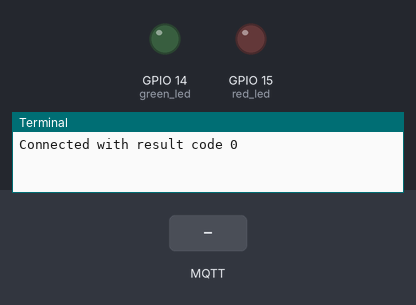
The program below on a simulated Raspberry Pi (BCM pin numbers). Parts: output pins drawn as LEDs (lit = HIGH), the last lines printed to the terminal. Inputs (shaded band) come from the test bench. No MQTT or app messages arrive unless stated.

Above: at 1.2 s.
1.3 s: MQTT message "on" arrives on the first subscribed topic
At 1.6 s:
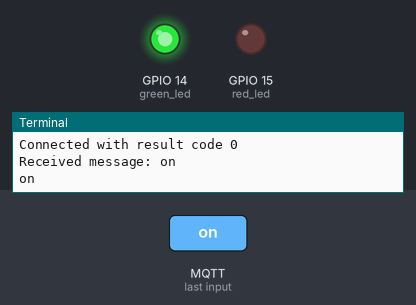
2.8 s: MQTT message "off" arrives on the first subscribed topic
At 4.0 s:
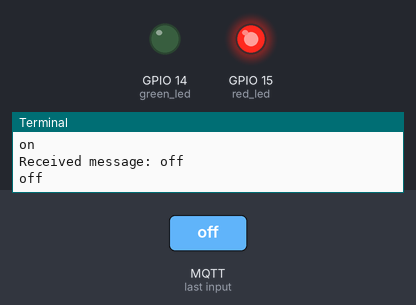
4.3 s: MQTT message "1" arrives on the first subscribed topic
At 5.1 s:
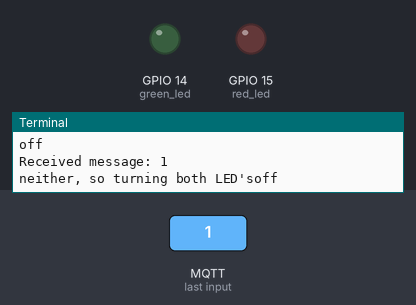
Timing chart, 0 to 7.3 s (numbered marks = the images above; inputs shaded):
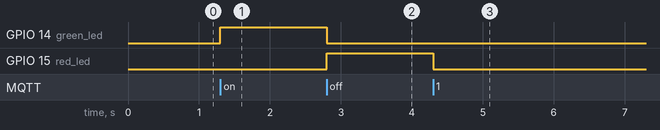

Measured:
- after the input at 1.3 s, GPIO 14 (green_led): LOW → HIGH at once
- after the input at 2.8 s, GPIO 14 (green_led): HIGH → LOW at once; GPIO 15 (red_led): LOW → HIGH at once
- after the input at 4.3 s, GPIO 15 (red_led): HIGH → LOW at once

The program:

mqtt_client.py
```python
import paho.mqtt.client as mqtt
from gpiozero import LED
from time import sleep
import RPi.GPIO as GPIO

green_led = LED(14)
red_led = LED(15)
ledOn = True
run = True

def update_pins():
    print("ledOn: " + ledOn)
    if ledOn == True:
        GPIO.output(14, GPIO.HIGH)
    else:
        GPIO.output(14, GPIO.LOW)

# The callback for when the client receives a CONNACK response from the server.
def on_connect(client, userdata, flags, rc):
    print("Connected with result code " + str(rc))

    # Subscribing in on_connect() means that if we lose the connection and
    # reconnect then subscriptions will be renewed.
    client.subscribe("testChannel/topic")

# The callback for when a PUBLISH message is received from the server.
def on_message(client, userdata, msg):
    # print("onmessage called")
    messageReceived = ""
    if "False" not in str(msg.payload):
        messageReceived = str(msg.payload).replace("b","").replace("'","")
        print("Received message: " + messageReceived)
        if (messageReceived == "on"):
            print("on")
            ledOn = True
            green_led.on()
            red_led.off()
        elif (messageReceived == "off"):
            print("off")
            ledOn = False
            green_led.off()
            red_led.on()
        else:
            ledOn = False
            print("neither, so turning both LED'soff")
            green_led.off()
            red_led.off()
    else:
        run = False
        ledOn = False
        print("Publisher said False --> Client will be disconnected.")
        client.disconnect()
        exit()

client = mqtt.Client()
client.on_connect = on_connect
client.on_message = on_message
client.connect("test.mosquitto.org", 1883, 60)

while run == True:
    client.loop()
```
